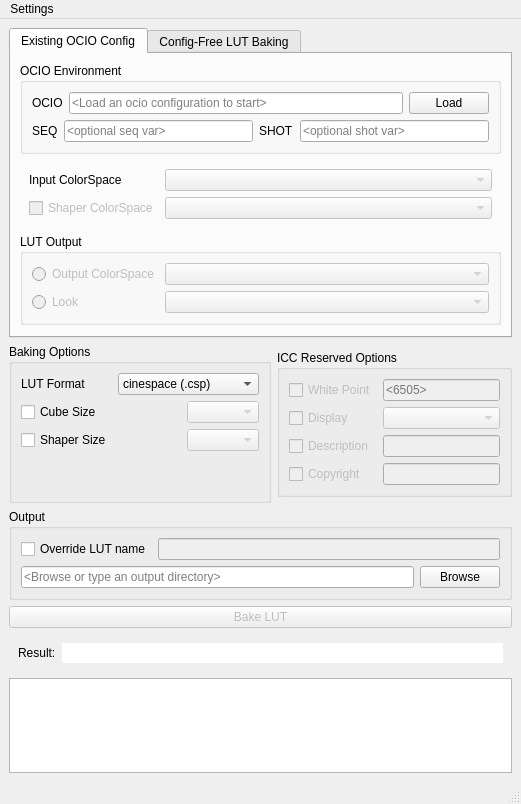
<?xml version="1.0" encoding="UTF-8"?>
<ui version="4.0">
 <class>mainWindow</class>
 <widget class="QMainWindow" name="mainWindow">
  <property name="geometry">
   <rect>
    <x>0</x>
    <y>0</y>
    <width>521</width>
    <height>804</height>
   </rect>
  </property>
  <property name="windowTitle">
   <string>ocio_lut_prescription</string>
  </property>
  <widget class="QWidget" name="centralwidget">
   <layout class="QVBoxLayout" name="verticalLayout_2">
    <item>
     <widget class="QTabWidget" name="configTabWidget">
      <property name="sizePolicy">
       <sizepolicy hsizetype="Expanding" vsizetype="Fixed">
        <horstretch>0</horstretch>
        <verstretch>0</verstretch>
       </sizepolicy>
      </property>
      <property name="currentIndex">
       <number>0</number>
      </property>
      <widget class="QWidget" name="tab">
       <attribute name="title">
        <string>Existing OCIO Config</string>
       </attribute>
       <layout class="QVBoxLayout" name="verticalLayout">
        <item>
         <widget class="QGroupBox" name="ocioGroupBox">
          <property name="sizePolicy">
           <sizepolicy hsizetype="Preferred" vsizetype="Fixed">
            <horstretch>0</horstretch>
            <verstretch>0</verstretch>
           </sizepolicy>
          </property>
          <property name="toolTip">
           <string>&lt;html&gt;&lt;head/&gt;&lt;body&gt;&lt;p&gt;OCIO Environment (Can be preset prior launch):&lt;/p&gt;&lt;p&gt;&lt;br/&gt;&lt;/p&gt;&lt;p&gt;Config path:&lt;/p&gt;&lt;p&gt;$OCIO: the path to your ocio configuration&lt;/p&gt;&lt;p&gt;&lt;br/&gt;&lt;/p&gt;&lt;p&gt;searchpath parsing:&lt;/p&gt;&lt;p&gt;$SEQ: the current sequence&lt;/p&gt;&lt;p&gt;$SHOT: the current shot&lt;/p&gt;&lt;/body&gt;&lt;/html&gt;</string>
          </property>
          <property name="title">
           <string>OCIO Environment</string>
          </property>
          <layout class="QGridLayout" name="gridLayout">
           <item row="0" column="0">
            <widget class="QLabel" name="ocioCfgLabel">
             <property name="sizePolicy">
              <sizepolicy hsizetype="Fixed" vsizetype="Fixed">
               <horstretch>0</horstretch>
               <verstretch>0</verstretch>
              </sizepolicy>
             </property>
             <property name="toolTip">
              <string>--iconfig</string>
             </property>
             <property name="text">
              <string>OCIO</string>
             </property>
            </widget>
           </item>
           <item row="0" column="1">
            <widget class="QLineEdit" name="ocioCfgLineEdit">
             <property name="enabled">
              <bool>true</bool>
             </property>
             <property name="sizePolicy">
              <sizepolicy hsizetype="Expanding" vsizetype="Fixed">
               <horstretch>1</horstretch>
               <verstretch>0</verstretch>
              </sizepolicy>
             </property>
             <property name="toolTip">
              <string>path to the ocio configuration</string>
             </property>
             <property name="placeholderText">
              <string>&lt;Load an ocio configuration to start&gt;</string>
             </property>
            </widget>
           </item>
           <item row="0" column="2">
            <widget class="QPushButton" name="ocioCfgLoadPushButton">
             <property name="sizePolicy">
              <sizepolicy hsizetype="Fixed" vsizetype="Fixed">
               <horstretch>0</horstretch>
               <verstretch>0</verstretch>
              </sizepolicy>
             </property>
             <property name="toolTip">
              <string>Load OCIO Config</string>
             </property>
             <property name="text">
              <string>Load</string>
             </property>
            </widget>
           </item>
           <item row="1" column="0" colspan="3">
            <layout class="QHBoxLayout" name="horizontalLayout">
             <item>
              <widget class="QLabel" name="ocioSeqLabel">
               <property name="sizePolicy">
                <sizepolicy hsizetype="Fixed" vsizetype="Fixed">
                 <horstretch>0</horstretch>
                 <verstretch>0</verstretch>
                </sizepolicy>
               </property>
               <property name="toolTip">
                <string>current sequence</string>
               </property>
               <property name="text">
                <string>SEQ</string>
               </property>
              </widget>
             </item>
             <item>
              <widget class="QLineEdit" name="ocioSeqLineEdit">
               <property name="enabled">
                <bool>true</bool>
               </property>
               <property name="sizePolicy">
                <sizepolicy hsizetype="Expanding" vsizetype="Fixed">
                 <horstretch>0</horstretch>
                 <verstretch>0</verstretch>
                </sizepolicy>
               </property>
               <property name="toolTip">
                <string>current sequence</string>
               </property>
               <property name="placeholderText">
                <string>&lt;optional seq var&gt;</string>
               </property>
              </widget>
             </item>
             <item>
              <widget class="QLabel" name="ocioShotLabel">
               <property name="sizePolicy">
                <sizepolicy hsizetype="Fixed" vsizetype="Fixed">
                 <horstretch>0</horstretch>
                 <verstretch>0</verstretch>
                </sizepolicy>
               </property>
               <property name="toolTip">
                <string>current shot</string>
               </property>
               <property name="text">
                <string>SHOT</string>
               </property>
              </widget>
             </item>
             <item>
              <widget class="QLineEdit" name="ocioShotLineEdit">
               <property name="enabled">
                <bool>true</bool>
               </property>
               <property name="sizePolicy">
                <sizepolicy hsizetype="Expanding" vsizetype="Fixed">
                 <horstretch>0</horstretch>
                 <verstretch>0</verstretch>
                </sizepolicy>
               </property>
               <property name="toolTip">
                <string>current shot</string>
               </property>
               <property name="placeholderText">
                <string>&lt;optional shot var&gt;</string>
               </property>
              </widget>
             </item>
            </layout>
           </item>
          </layout>
         </widget>
        </item>
        <item>
         <widget class="QFrame" name="frame">
          <property name="sizePolicy">
           <sizepolicy hsizetype="Expanding" vsizetype="Fixed">
            <horstretch>0</horstretch>
            <verstretch>0</verstretch>
           </sizepolicy>
          </property>
          <property name="frameShape">
           <enum>QFrame::NoFrame</enum>
          </property>
          <property name="frameShadow">
           <enum>QFrame::Raised</enum>
          </property>
          <layout class="QGridLayout" name="gridLayout_2">
           <item row="0" column="0">
            <widget class="QLabel" name="inputColorSpacesLabel">
             <property name="sizePolicy">
              <sizepolicy hsizetype="Fixed" vsizetype="Fixed">
               <horstretch>0</horstretch>
               <verstretch>0</verstretch>
              </sizepolicy>
             </property>
             <property name="toolTip">
              <string>--inputspace</string>
             </property>
             <property name="text">
              <string>Input ColorSpace</string>
             </property>
            </widget>
           </item>
           <item row="0" column="1">
            <widget class="QComboBox" name="inputColorSpacesComboBox">
             <property name="enabled">
              <bool>false</bool>
             </property>
             <property name="sizePolicy">
              <sizepolicy hsizetype="MinimumExpanding" vsizetype="Fixed">
               <horstretch>0</horstretch>
               <verstretch>0</verstretch>
              </sizepolicy>
             </property>
             <property name="toolTip">
              <string>Input OCIO ColorSpace (or Role)</string>
             </property>
            </widget>
           </item>
           <item row="1" column="0">
            <widget class="QCheckBox" name="shaperColorSpacesCheckBox">
             <property name="enabled">
              <bool>false</bool>
             </property>
             <property name="sizePolicy">
              <sizepolicy hsizetype="Fixed" vsizetype="Fixed">
               <horstretch>0</horstretch>
               <verstretch>0</verstretch>
              </sizepolicy>
             </property>
             <property name="toolTip">
              <string>--shaperspace</string>
             </property>
             <property name="text">
              <string>Shaper ColorSpace</string>
             </property>
            </widget>
           </item>
           <item row="1" column="1">
            <widget class="QComboBox" name="shaperColorSpacesComboBox">
             <property name="enabled">
              <bool>false</bool>
             </property>
             <property name="sizePolicy">
              <sizepolicy hsizetype="MinimumExpanding" vsizetype="Fixed">
               <horstretch>0</horstretch>
               <verstretch>0</verstretch>
              </sizepolicy>
             </property>
             <property name="toolTip">
              <string>the OCIO ColorSpace or Role, for the shaper</string>
             </property>
            </widget>
           </item>
          </layout>
         </widget>
        </item>
        <item>
         <widget class="QGroupBox" name="lutOutputGroupBox">
          <property name="sizePolicy">
           <sizepolicy hsizetype="Expanding" vsizetype="Fixed">
            <horstretch>0</horstretch>
            <verstretch>0</verstretch>
           </sizepolicy>
          </property>
          <property name="toolTip">
           <string>Lut output selection: colorspace or look</string>
          </property>
          <property name="title">
           <string>LUT Output</string>
          </property>
          <layout class="QGridLayout" name="gridLayout_3">
           <item row="0" column="0" colspan="2">
            <widget class="QRadioButton" name="outputColorSpacesRadioButton">
             <property name="enabled">
              <bool>false</bool>
             </property>
             <property name="sizePolicy">
              <sizepolicy hsizetype="Fixed" vsizetype="Fixed">
               <horstretch>0</horstretch>
               <verstretch>0</verstretch>
              </sizepolicy>
             </property>
             <property name="toolTip">
              <string>--outputspace</string>
             </property>
             <property name="text">
              <string>Output ColorSpace</string>
             </property>
            </widget>
           </item>
           <item row="0" column="2">
            <widget class="QComboBox" name="outputColorSpacesComboBox">
             <property name="enabled">
              <bool>false</bool>
             </property>
             <property name="sizePolicy">
              <sizepolicy hsizetype="MinimumExpanding" vsizetype="Fixed">
               <horstretch>0</horstretch>
               <verstretch>0</verstretch>
              </sizepolicy>
             </property>
             <property name="toolTip">
              <string>Output OCIO ColorSpace (or Role)</string>
             </property>
            </widget>
           </item>
           <item row="1" column="0">
            <widget class="QRadioButton" name="looksRadioButton">
             <property name="enabled">
              <bool>false</bool>
             </property>
             <property name="sizePolicy">
              <sizepolicy hsizetype="Fixed" vsizetype="Fixed">
               <horstretch>0</horstretch>
               <verstretch>0</verstretch>
              </sizepolicy>
             </property>
             <property name="toolTip">
              <string>--looks</string>
             </property>
             <property name="text">
              <string>Look</string>
             </property>
            </widget>
           </item>
           <item row="1" column="2">
            <widget class="QComboBox" name="looksComboBox">
             <property name="enabled">
              <bool>false</bool>
             </property>
             <property name="sizePolicy">
              <sizepolicy hsizetype="MinimumExpanding" vsizetype="Fixed">
               <horstretch>0</horstretch>
               <verstretch>0</verstretch>
              </sizepolicy>
             </property>
             <property name="toolTip">
              <string>the OCIO looks to apply</string>
             </property>
            </widget>
           </item>
          </layout>
         </widget>
        </item>
       </layout>
      </widget>
      <widget class="QWidget" name="tab_2">
       <attribute name="title">
        <string>Config-Free LUT Baking</string>
       </attribute>
       <layout class="QFormLayout" name="formLayout">
        <item row="0" column="0">
         <widget class="QLabel" name="label">
          <property name="text">
           <string>Unimplemented Feature</string>
          </property>
         </widget>
        </item>
        <item row="1" column="0">
         <spacer name="verticalSpacer">
          <property name="orientation">
           <enum>Qt::Vertical</enum>
          </property>
          <property name="sizeHint" stdset="0">
           <size>
            <width>20</width>
            <height>40</height>
           </size>
          </property>
         </spacer>
        </item>
       </layout>
      </widget>
     </widget>
    </item>
    <item>
     <layout class="QHBoxLayout" name="horizontalLayout_2">
      <item>
       <widget class="QGroupBox" name="bakeOptionsGroupBox">
        <property name="sizePolicy">
         <sizepolicy hsizetype="Fixed" vsizetype="Fixed">
          <horstretch>0</horstretch>
          <verstretch>0</verstretch>
         </sizepolicy>
        </property>
        <property name="toolTip">
         <string>General Baking options</string>
        </property>
        <property name="title">
         <string>Baking Options</string>
        </property>
        <layout class="QGridLayout" name="gridLayout_4">
         <item row="2" column="1">
          <spacer name="horizontalSpacer_2">
           <property name="orientation">
            <enum>Qt::Horizontal</enum>
           </property>
           <property name="sizeHint" stdset="0">
            <size>
             <width>46</width>
             <height>20</height>
            </size>
           </property>
          </spacer>
         </item>
         <item row="1" column="1">
          <spacer name="horizontalSpacer">
           <property name="orientation">
            <enum>Qt::Horizontal</enum>
           </property>
           <property name="sizeHint" stdset="0">
            <size>
             <width>46</width>
             <height>20</height>
            </size>
           </property>
          </spacer>
         </item>
         <item row="2" column="2">
          <widget class="QComboBox" name="shaperSizeComboBox">
           <property name="enabled">
            <bool>false</bool>
           </property>
           <property name="sizePolicy">
            <sizepolicy hsizetype="MinimumExpanding" vsizetype="Fixed">
             <horstretch>0</horstretch>
             <verstretch>0</verstretch>
            </sizepolicy>
           </property>
           <property name="minimumSize">
            <size>
             <width>0</width>
             <height>0</height>
            </size>
           </property>
           <property name="toolTip">
            <string>size of the shaper (default: format specific)</string>
           </property>
          </widget>
         </item>
         <item row="0" column="0">
          <widget class="QLabel" name="lutFormatLabel">
           <property name="sizePolicy">
            <sizepolicy hsizetype="Fixed" vsizetype="Fixed">
             <horstretch>0</horstretch>
             <verstretch>0</verstretch>
            </sizepolicy>
           </property>
           <property name="toolTip">
            <string>--format</string>
           </property>
           <property name="text">
            <string>LUT Format</string>
           </property>
          </widget>
         </item>
         <item row="1" column="2">
          <widget class="QComboBox" name="cubeSizeComboBox">
           <property name="enabled">
            <bool>false</bool>
           </property>
           <property name="sizePolicy">
            <sizepolicy hsizetype="MinimumExpanding" vsizetype="Fixed">
             <horstretch>0</horstretch>
             <verstretch>0</verstretch>
            </sizepolicy>
           </property>
           <property name="minimumSize">
            <size>
             <width>0</width>
             <height>0</height>
            </size>
           </property>
           <property name="toolTip">
            <string>size of the cube (default: format specific)</string>
           </property>
          </widget>
         </item>
         <item row="1" column="0">
          <widget class="QCheckBox" name="cubeSizeCheckBox">
           <property name="sizePolicy">
            <sizepolicy hsizetype="Fixed" vsizetype="Fixed">
             <horstretch>0</horstretch>
             <verstretch>0</verstretch>
            </sizepolicy>
           </property>
           <property name="toolTip">
            <string>--cubesize</string>
           </property>
           <property name="text">
            <string>Cube Size</string>
           </property>
          </widget>
         </item>
         <item row="2" column="0">
          <widget class="QCheckBox" name="shaperSizeCheckBox">
           <property name="sizePolicy">
            <sizepolicy hsizetype="Fixed" vsizetype="Fixed">
             <horstretch>0</horstretch>
             <verstretch>0</verstretch>
            </sizepolicy>
           </property>
           <property name="toolTip">
            <string>--shapersize</string>
           </property>
           <property name="text">
            <string>Shaper Size</string>
           </property>
          </widget>
         </item>
         <item row="0" column="1" colspan="2">
          <widget class="QComboBox" name="lutFormatComboBox">
           <property name="enabled">
            <bool>true</bool>
           </property>
           <property name="sizePolicy">
            <sizepolicy hsizetype="MinimumExpanding" vsizetype="Fixed">
             <horstretch>0</horstretch>
             <verstretch>0</verstretch>
            </sizepolicy>
           </property>
           <property name="minimumSize">
            <size>
             <width>141</width>
             <height>0</height>
            </size>
           </property>
           <property name="toolTip">
            <string>the lut format to bake</string>
           </property>
           <item>
            <property name="text">
             <string>cinespace (.csp)</string>
            </property>
           </item>
           <item>
            <property name="text">
             <string>flame (.3dl)</string>
            </property>
           </item>
           <item>
            <property name="text">
             <string>houdini (.lut)</string>
            </property>
           </item>
           <item>
            <property name="text">
             <string>icc (.icc)</string>
            </property>
           </item>
           <item>
            <property name="text">
             <string>iridas_itx (.itx)</string>
            </property>
           </item>
           <item>
            <property name="text">
             <string>lustre (.3dl)</string>
            </property>
           </item>
           <item>
            <property name="text">
             <string>truelight (.cub)</string>
            </property>
           </item>
          </widget>
         </item>
         <item row="3" column="0">
          <spacer name="verticalSpacer_3">
           <property name="orientation">
            <enum>Qt::Vertical</enum>
           </property>
           <property name="sizeHint" stdset="0">
            <size>
             <width>20</width>
             <height>40</height>
            </size>
           </property>
          </spacer>
         </item>
        </layout>
       </widget>
      </item>
      <item>
       <widget class="QGroupBox" name="iccOptionsGroupBox">
        <property name="sizePolicy">
         <sizepolicy hsizetype="Preferred" vsizetype="Fixed">
          <horstretch>0</horstretch>
          <verstretch>0</verstretch>
         </sizepolicy>
        </property>
        <property name="toolTip">
         <string/>
        </property>
        <property name="title">
         <string>ICC Reserved Options</string>
        </property>
        <layout class="QGridLayout" name="gridLayout_5">
         <item row="1" column="2">
          <widget class="QComboBox" name="iccDisplaysComboBox">
           <property name="enabled">
            <bool>false</bool>
           </property>
           <property name="sizePolicy">
            <sizepolicy hsizetype="Expanding" vsizetype="Fixed">
             <horstretch>0</horstretch>
             <verstretch>0</verstretch>
            </sizepolicy>
           </property>
           <property name="toolTip">
            <string>an icc profile which matches the OCIO profiles target display</string>
           </property>
          </widget>
         </item>
         <item row="2" column="2">
          <widget class="QLineEdit" name="iccDescriptionLineEdit">
           <property name="enabled">
            <bool>false</bool>
           </property>
           <property name="toolTip">
            <string>a meaningful description, this will show up in UI like photoshop (defaults to &quot;filename.icc&quot;)</string>
           </property>
          </widget>
         </item>
         <item row="0" column="2">
          <widget class="QLineEdit" name="iccWhitePointLineEdit">
           <property name="enabled">
            <bool>false</bool>
           </property>
           <property name="toolTip">
            <string>whitepoint for the profile (default: 6505)</string>
           </property>
           <property name="placeholderText">
            <string>&lt;6505&gt;</string>
           </property>
          </widget>
         </item>
         <item row="3" column="2">
          <widget class="QLineEdit" name="iccCopyrightLineEdit">
           <property name="enabled">
            <bool>false</bool>
           </property>
           <property name="toolTip">
            <string>a copyright field (default: &quot;No copyright. Use freely.&quot;</string>
           </property>
          </widget>
         </item>
         <item row="0" column="0" colspan="2">
          <widget class="QCheckBox" name="iccWhitePointCheckBox">
           <property name="enabled">
            <bool>false</bool>
           </property>
           <property name="sizePolicy">
            <sizepolicy hsizetype="Fixed" vsizetype="Fixed">
             <horstretch>0</horstretch>
             <verstretch>0</verstretch>
            </sizepolicy>
           </property>
           <property name="toolTip">
            <string>--whitepoint</string>
           </property>
           <property name="text">
            <string>White Point</string>
           </property>
          </widget>
         </item>
         <item row="3" column="0">
          <widget class="QCheckBox" name="iccCopyrightCheckBox">
           <property name="enabled">
            <bool>false</bool>
           </property>
           <property name="sizePolicy">
            <sizepolicy hsizetype="Fixed" vsizetype="Fixed">
             <horstretch>0</horstretch>
             <verstretch>0</verstretch>
            </sizepolicy>
           </property>
           <property name="toolTip">
            <string>--copyright</string>
           </property>
           <property name="text">
            <string>Copyright</string>
           </property>
          </widget>
         </item>
         <item row="2" column="0" colspan="2">
          <widget class="QCheckBox" name="iccDescriptionCheckBox">
           <property name="enabled">
            <bool>false</bool>
           </property>
           <property name="sizePolicy">
            <sizepolicy hsizetype="Fixed" vsizetype="Fixed">
             <horstretch>0</horstretch>
             <verstretch>0</verstretch>
            </sizepolicy>
           </property>
           <property name="toolTip">
            <string>--description</string>
           </property>
           <property name="text">
            <string>Description</string>
           </property>
          </widget>
         </item>
         <item row="1" column="0">
          <widget class="QCheckBox" name="iccDisplaysCheckBox">
           <property name="enabled">
            <bool>false</bool>
           </property>
           <property name="sizePolicy">
            <sizepolicy hsizetype="Fixed" vsizetype="Fixed">
             <horstretch>0</horstretch>
             <verstretch>0</verstretch>
            </sizepolicy>
           </property>
           <property name="toolTip">
            <string>--displayicc</string>
           </property>
           <property name="text">
            <string>Display</string>
           </property>
          </widget>
         </item>
        </layout>
       </widget>
      </item>
     </layout>
    </item>
    <item>
     <widget class="QGroupBox" name="outputGroupBox">
      <property name="sizePolicy">
       <sizepolicy hsizetype="Preferred" vsizetype="Fixed">
        <horstretch>0</horstretch>
        <verstretch>0</verstretch>
       </sizepolicy>
      </property>
      <property name="title">
       <string>Output</string>
      </property>
      <layout class="QGridLayout" name="gridLayout_6">
       <item row="0" column="0">
        <widget class="QCheckBox" name="overrideLutNameCheckBox">
         <property name="sizePolicy">
          <sizepolicy hsizetype="Fixed" vsizetype="Fixed">
           <horstretch>0</horstretch>
           <verstretch>0</verstretch>
          </sizepolicy>
         </property>
         <property name="toolTip">
          <string>Enable if you wish to override the automagically generated lut filename</string>
         </property>
         <property name="text">
          <string>Override LUT name</string>
         </property>
        </widget>
       </item>
       <item row="1" column="2">
        <widget class="QPushButton" name="outputDirBrowsePushButton">
         <property name="sizePolicy">
          <sizepolicy hsizetype="Fixed" vsizetype="Fixed">
           <horstretch>0</horstretch>
           <verstretch>0</verstretch>
          </sizepolicy>
         </property>
         <property name="toolTip">
          <string>Browse to output directory</string>
         </property>
         <property name="text">
          <string>Browse</string>
         </property>
        </widget>
       </item>
       <item row="0" column="1" colspan="2">
        <widget class="QLineEdit" name="overrideLutNameLineEdit">
         <property name="enabled">
          <bool>false</bool>
         </property>
         <property name="sizePolicy">
          <sizepolicy hsizetype="Expanding" vsizetype="Fixed">
           <horstretch>0</horstretch>
           <verstretch>0</verstretch>
          </sizepolicy>
         </property>
         <property name="placeholderText">
          <string/>
         </property>
        </widget>
       </item>
       <item row="1" column="0" colspan="2">
        <widget class="QLineEdit" name="outputDirLineEdit">
         <property name="toolTip">
          <string>directory where the lut will be written to</string>
         </property>
         <property name="placeholderText">
          <string>&lt;Browse or type an output directory&gt;</string>
         </property>
        </widget>
       </item>
      </layout>
     </widget>
    </item>
    <item>
     <widget class="QPushButton" name="processBakeLutPushButton">
      <property name="enabled">
       <bool>false</bool>
      </property>
      <property name="toolTip">
       <string>Execute ociobakelut</string>
      </property>
      <property name="text">
       <string>Bake LUT</string>
      </property>
     </widget>
    </item>
    <item>
     <widget class="QFrame" name="frame_2">
      <property name="sizePolicy">
       <sizepolicy hsizetype="Preferred" vsizetype="Fixed">
        <horstretch>0</horstretch>
        <verstretch>0</verstretch>
       </sizepolicy>
      </property>
      <property name="frameShape">
       <enum>QFrame::NoFrame</enum>
      </property>
      <property name="frameShadow">
       <enum>QFrame::Raised</enum>
      </property>
      <layout class="QHBoxLayout" name="horizontalLayout_3">
       <item>
        <widget class="QLabel" name="resultLabel">
         <property name="sizePolicy">
          <sizepolicy hsizetype="Fixed" vsizetype="Fixed">
           <horstretch>0</horstretch>
           <verstretch>0</verstretch>
          </sizepolicy>
         </property>
         <property name="toolTip">
          <string>result path</string>
         </property>
         <property name="text">
          <string>Result:</string>
         </property>
        </widget>
       </item>
       <item>
        <widget class="QLineEdit" name="resultLineEdit">
         <property name="enabled">
          <bool>true</bool>
         </property>
         <property name="font">
          <font>
           <weight>75</weight>
           <bold>true</bold>
          </font>
         </property>
         <property name="text">
          <string/>
         </property>
         <property name="frame">
          <bool>false</bool>
         </property>
         <property name="readOnly">
          <bool>true</bool>
         </property>
         <property name="placeholderText">
          <string/>
         </property>
        </widget>
       </item>
      </layout>
     </widget>
    </item>
    <item>
     <widget class="QTextEdit" name="resultLogTextEdit">
      <property name="sizePolicy">
       <sizepolicy hsizetype="Ignored" vsizetype="Ignored">
        <horstretch>0</horstretch>
        <verstretch>0</verstretch>
       </sizepolicy>
      </property>
      <property name="toolTip">
       <string>prescription log</string>
      </property>
      <property name="readOnly">
       <bool>true</bool>
      </property>
     </widget>
    </item>
   </layout>
  </widget>
  <widget class="QMenuBar" name="menubar">
   <property name="geometry">
    <rect>
     <x>0</x>
     <y>0</y>
     <width>521</width>
     <height>22</height>
    </rect>
   </property>
   <widget class="QMenu" name="menuStyle">
    <property name="title">
     <string>Settings</string>
    </property>
    <widget class="QMenu" name="menuStyles">
     <property name="title">
      <string>Styles</string>
     </property>
     <addaction name="actionSetSystemStyle"/>
     <addaction name="actionSetDarkStyle"/>
    </widget>
    <addaction name="menuStyles"/>
    <addaction name="separator"/>
    <addaction name="actionSettingsClear"/>
   </widget>
   <addaction name="menuStyle"/>
  </widget>
  <widget class="QStatusBar" name="statusbar"/>
  <action name="actionSetSystemStyle">
   <property name="text">
    <string>System</string>
   </property>
  </action>
  <action name="actionSetDarkStyle">
   <property name="text">
    <string>Dark</string>
   </property>
  </action>
  <action name="actionSettingsClear">
   <property name="text">
    <string>Clear</string>
   </property>
  </action>
 </widget>
 <resources>
  <include location="resource.qrc"/>
 </resources>
 <connections>
  <connection>
   <sender>cubeSizeCheckBox</sender>
   <signal>toggled(bool)</signal>
   <receiver>cubeSizeComboBox</receiver>
   <slot>setEnabled(bool)</slot>
   <hints>
    <hint type="sourcelabel">
     <x>80</x>
     <y>450</y>
    </hint>
    <hint type="destinationlabel">
     <x>206</x>
     <y>453</y>
    </hint>
   </hints>
  </connection>
  <connection>
   <sender>shaperSizeCheckBox</sender>
   <signal>toggled(bool)</signal>
   <receiver>shaperSizeComboBox</receiver>
   <slot>setEnabled(bool)</slot>
   <hints>
    <hint type="sourcelabel">
     <x>72</x>
     <y>482</y>
    </hint>
    <hint type="destinationlabel">
     <x>211</x>
     <y>484</y>
    </hint>
   </hints>
  </connection>
  <connection>
   <sender>shaperColorSpacesCheckBox</sender>
   <signal>toggled(bool)</signal>
   <receiver>shaperColorSpacesComboBox</receiver>
   <slot>setEnabled(bool)</slot>
   <hints>
    <hint type="sourcelabel">
     <x>79</x>
     <y>223</y>
    </hint>
    <hint type="destinationlabel">
     <x>222</x>
     <y>231</y>
    </hint>
   </hints>
  </connection>
  <connection>
   <sender>iccDisplaysCheckBox</sender>
   <signal>toggled(bool)</signal>
   <receiver>iccDisplaysComboBox</receiver>
   <slot>setEnabled(bool)</slot>
   <hints>
    <hint type="sourcelabel">
     <x>358</x>
     <y>455</y>
    </hint>
    <hint type="destinationlabel">
     <x>438</x>
     <y>458</y>
    </hint>
   </hints>
  </connection>
  <connection>
   <sender>iccWhitePointCheckBox</sender>
   <signal>toggled(bool)</signal>
   <receiver>iccWhitePointLineEdit</receiver>
   <slot>setEnabled(bool)</slot>
   <hints>
    <hint type="sourcelabel">
     <x>350</x>
     <y>422</y>
    </hint>
    <hint type="destinationlabel">
     <x>429</x>
     <y>428</y>
    </hint>
   </hints>
  </connection>
  <connection>
   <sender>iccDescriptionCheckBox</sender>
   <signal>toggled(bool)</signal>
   <receiver>iccDescriptionLineEdit</receiver>
   <slot>setEnabled(bool)</slot>
   <hints>
    <hint type="sourcelabel">
     <x>375</x>
     <y>497</y>
    </hint>
    <hint type="destinationlabel">
     <x>468</x>
     <y>497</y>
    </hint>
   </hints>
  </connection>
  <connection>
   <sender>iccCopyrightCheckBox</sender>
   <signal>toggled(bool)</signal>
   <receiver>iccCopyrightLineEdit</receiver>
   <slot>setEnabled(bool)</slot>
   <hints>
    <hint type="sourcelabel">
     <x>347</x>
     <y>520</y>
    </hint>
    <hint type="destinationlabel">
     <x>457</x>
     <y>529</y>
    </hint>
   </hints>
  </connection>
  <connection>
   <sender>overrideLutNameCheckBox</sender>
   <signal>toggled(bool)</signal>
   <receiver>overrideLutNameLineEdit</receiver>
   <slot>setEnabled(bool)</slot>
   <hints>
    <hint type="sourcelabel">
     <x>112</x>
     <y>601</y>
    </hint>
    <hint type="destinationlabel">
     <x>217</x>
     <y>615</y>
    </hint>
   </hints>
  </connection>
  <connection>
   <sender>outputColorSpacesRadioButton</sender>
   <signal>toggled(bool)</signal>
   <receiver>outputColorSpacesComboBox</receiver>
   <slot>setEnabled(bool)</slot>
   <hints>
    <hint type="sourcelabel">
     <x>127</x>
     <y>303</y>
    </hint>
    <hint type="destinationlabel">
     <x>223</x>
     <y>303</y>
    </hint>
   </hints>
  </connection>
  <connection>
   <sender>looksRadioButton</sender>
   <signal>toggled(bool)</signal>
   <receiver>looksComboBox</receiver>
   <slot>setEnabled(bool)</slot>
   <hints>
    <hint type="sourcelabel">
     <x>52</x>
     <y>334</y>
    </hint>
    <hint type="destinationlabel">
     <x>241</x>
     <y>329</y>
    </hint>
   </hints>
  </connection>
 </connections>
</ui>
